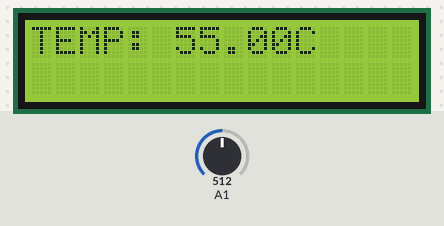
Simulated run of this sketch. Board: Arduino Uno, built with avr-gcc and run on an emulated ATmega328P. Parts: 16×2 character LCD. The test bench sets the inputs (shaded band); at power-on: A1 = 512.

Above: at 1.3 s.
1.4 s: A1 set to 716
At 2.0 s:
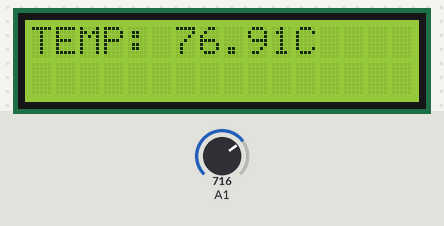
4.4 s: A1 set to 900
At 5.1 s:
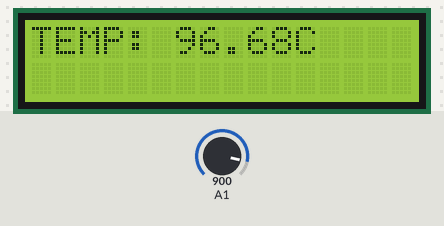
6.2 s: A1 set to 1023
At 6.6 s:
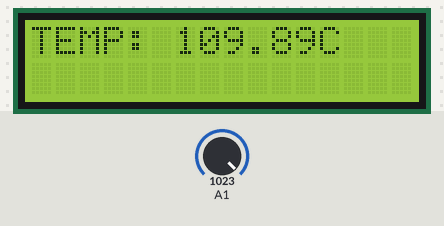
Timing chart, 0 to 9.2 s (numbered marks = the images above; inputs shaded):
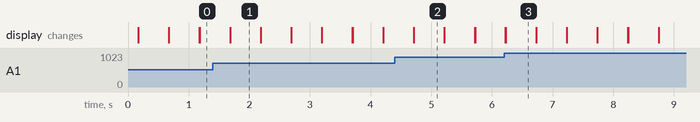

Measured:
- after the input at 1.4 s, the display: first differs from a run without the input after 0.28 s (image 1)
- after the input at 4.4 s, the display: first differs from a run without the input after 0.31 s (image 2)
- after the input at 6.2 s, the display: first differs from a run without the input at once (image 3)
- what the display in image 1 shows lasts 0.5 s, from 1.7 s to 2.2 s

The sketch:

Un_capteur_de_temp_rature.ino
```cpp
#include "LiquidCrystal.h"
const int rs = 2, en = 3, d4 = 4, d5 = 5, d6 = 6, d7 = 7;
LiquidCrystal lcd(rs, en, d4, d5, d6, d7);
float temp;
void setup() {
  Serial.begin(9600);
  analogReference(INTERNAL);
  lcd.begin (16,2);
  lcd.setCursor(0, 0);
  lcd.print("   Made by    ");
  lcd.setCursor(0, 1);
  lcd.print("   Fedi.BJ   ");
  delay (100);
  lcd.clear();
}
void loop() {
  temp = analogRead(A1);
  temp=temp*1100/(1024*10);
  lcd.print("TEMP: ");
  lcd.print(temp);
  lcd.println("C");
  delay(500);
  lcd.clear();
}
```
